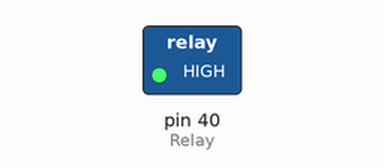
A sketch run on a simulated Arduino Mega 2560, built with avr-gcc and run on an emulated ATmega2560. On the bench: switched loads named in the sketch (green lamp = pin HIGH). Dashed ring = blinking.

Above: at 0.5 s.
Timing chart, 0 to 4.6 s (numbered marks = the images above):
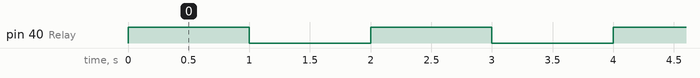

The sketch:

Relay_Led_Blink_test.ino
```cpp
//Original circuit tested using an Arduino Mega, Change Relay = ("Output Pin # on whatever arduino you are using")
int Relay = 40;     // Digital pin 40

void setup() {

  pinMode(Relay, OUTPUT);

}

void loop() {
  digitalWrite(Relay, HIGH);
  delay(1000);
  digitalWrite(Relay, LOW);
  delay(1000);
}
```

Measured:
- by itself, pin 40 (Relay): alternates HIGH for 1.0 s and LOW for 1.0 s
